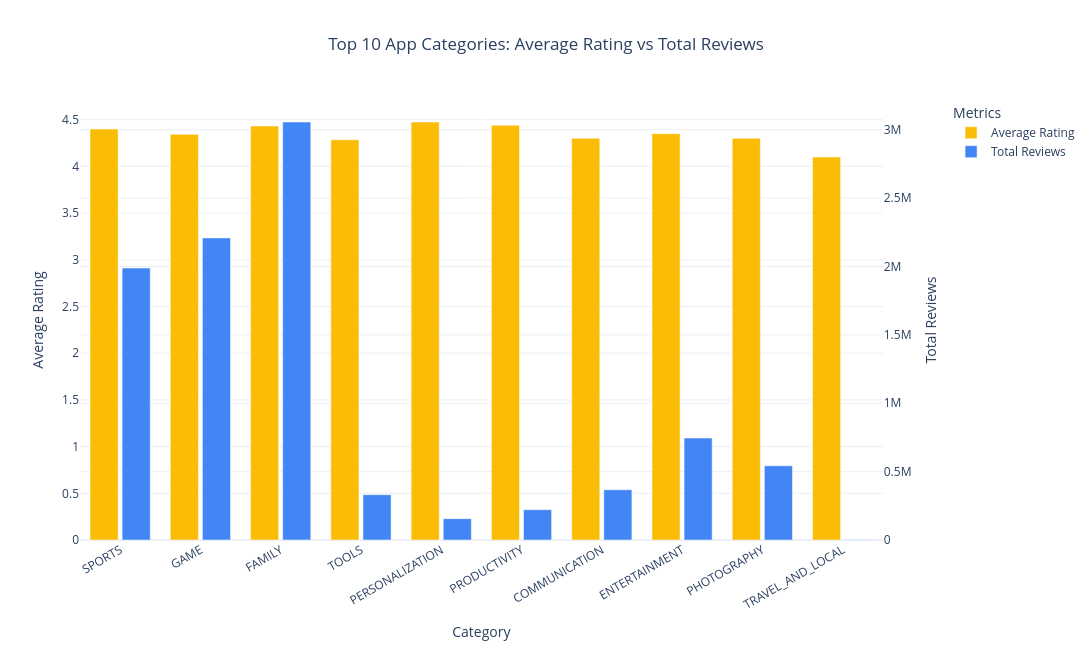

Source (notebook cell):
### Code cell
# Improving Axis & Hover Style

# X-axis
fig.update_xaxes(
    title_text="Category",
    tickangle=-30
)

# Left Y-axis
fig.update_yaxes(
    title_text="Average Rating",
    secondary_y=False
)

# Right Y-axis
fig.update_yaxes(
    title_text="Total Reviews",
    separatethousands=True,
    secondary_y=True
)

### Figure 1 — Plotly figure (JSON) as saved in the notebook; plotly's stock layout.template omitted (floating-point values rounded to 4 significant figures)
{"data": [{"hovertemplate": "<b>Category:</b> %{x}<br><b>Average Rating:</b> %{y:.2f}<extra></extra>", "marker": {"color": "#FBBC05"}, "name": "Average Rating", "offsetgroup": "1", "type": "bar", "width": 0.35, "x": ["SPORTS", "GAME", "FAMILY", "TOOLS", "PERSONALIZATION", "PRODUCTIVITY", "COMMUNICATION", "ENTERTAINMENT", "PHOTOGRAPHY", "TRAVEL_AND_LOCAL"], "xaxis": "x", "y": [4.4, 4.343, 4.433, 4.286, 4.475, 4.44, 4.3, 4.35, 4.3, 4.1], "yaxis": "y"}, {"hovertemplate": "<b>Category:</b> %{x}<br><b>Total Reviews:</b> %{y:,}<extra></extra>", "marker": {"color": "#4285F4"}, "name": "Total Reviews", "offsetgroup": "2", "type": "bar", "width": 0.35, "x": ["SPORTS", "GAME", "FAMILY", "TOOLS", "PERSONALIZATION", "PRODUCTIVITY", "COMMUNICATION", "ENTERTAINMENT", "PHOTOGRAPHY", "TRAVEL_AND_LOCAL"], "xaxis": "x", "y": [1988557, 2209062, 3056570, 331560, 155996, 221779, 367412, 745832, 542561, 974], "yaxis": "y2"}], "layout": {"barmode": "group", "height": 650, "legend": {"title": {"text": "Metrics"}}, "title": {"text": "Top 10 App Categories: Average Rating vs Total Reviews", "x": 0.5}, "width": 1200, "xaxis": {"anchor": "y", "domain": [0, 0.94], "tickangle": -30, "title": {"text": "Category"}}, "yaxis": {"anchor": "x", "domain": [0, 1], "title": {"text": "Average Rating"}}, "yaxis2": {"anchor": "x", "overlaying": "y", "separatethousands": true, "side": "right", "title": {"text": "Total Reviews"}}}}
